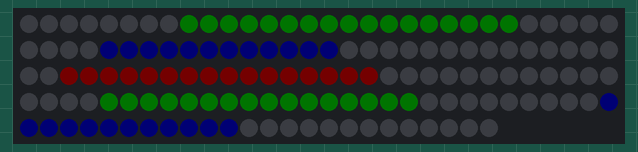
This sketch was run on a simulated Arduino Uno, built with avr-gcc and run on an emulated ATmega328P. Shown: 144 RGB LEDs in strip order, left to right, continuing on the next row. Dim RGB values are drawn brighter than linear.

Above: at 0.46 s.
At 5.58 s:
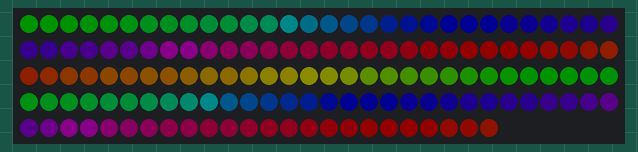
At 10.69 s:
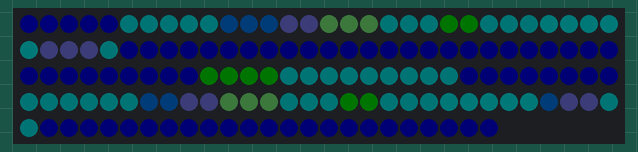
At 20.73 s:
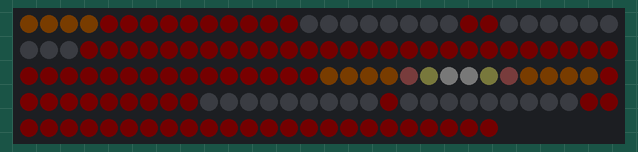
At 30.43 s:
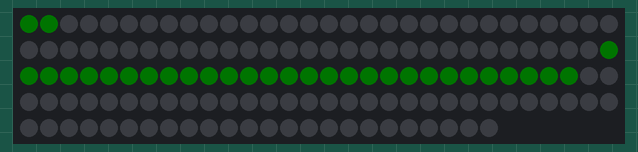
At 39.8 s:
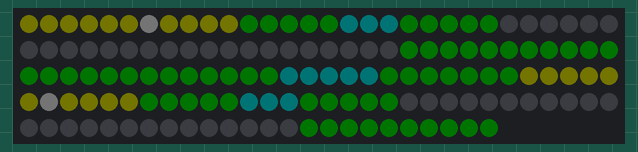

The sketch:

testeFitaLED.ino
```cpp
/**
 * Demonstracao de fita LED
 */
#include <FastLED.h>

#define LED_PINO    8
#define LED_TOTAL   144
#define LED_TIPO    WS2812B   // WS2812 ou WS2812B
#define LED_ORDEM   GRB
#define DELAY       10

CRGB          leds[LED_TOTAL];
CRGBPalette16 paleta;
int           brilho;

void setup() {
  // preDefinicoes: RainbowColors_p, OceanColors_p, CloudColors_p, LavaColors_p, ForestColors_p and PartyColors_p
  paleta = RainbowColors_p;
  brilho = 0;

  FastLED.addLeds<LED_TIPO, LED_PINO, LED_ORDEM>( leds, LED_TOTAL ).setCorrection(TypicalSMD5050);
  FastLED.setBrightness( 100 );
}

void loop() {
  static uint8_t ledInicial = 0;

  setaLeds( ledInicial );
  conferePaletaEBrilho();

  // rotacao
  ledInicial += 3;

  FastLED.show();
  FastLED.delay(DELAY); // velocidade
}

void setaLeds(uint8_t ledInicial) {
  // Setar os LEDs conforme paleta, brilho e rotacao
  for(int i = 0; i < LED_TOTAL; i++) {
    leds[i] = ColorFromPalette( paleta, ledInicial, brilho, LINEARBLEND );
    ledInicial += 3;
  }
}

void conferePaletaEBrilho() {
  // FadeIn e FadeOut do brilho
  uint8_t bs = ((millis() / 100) % 100); // 0..99
  if(bs > 49) bs = 100 - bs; // 0..50..0
  brilho = bs;  // Max brilho = 99


  // Testar todas as 6 paletas
  uint8_t dec = (((millis() / 1000) % 60) / 10) + 1; // 1..6
  static uint8_t decAnterior = 99;

  if(dec != decAnterior) {
    decAnterior = dec;

    if(     dec == 1) paleta = RainbowColors_p;
    else if(dec == 2) paleta = OceanColors_p;
    else if(dec == 3) paleta = LavaColors_p;
    else if(dec == 4) paleta = ForestColors_p;
    else if(dec == 5) paleta = PartyColors_p;
    else if(dec == 6) paleta = CloudColors_p;
  }
}
```
